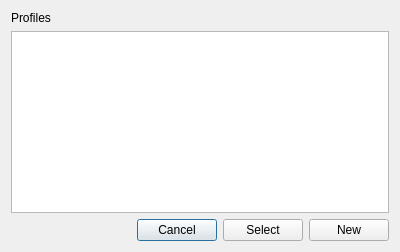
<?xml version="1.0" encoding="UTF-8"?>
<ui version="4.0">
 <class>makeSelDlg</class>
 <widget class="QDialog" name="makeSelDlg">
  <property name="geometry">
   <rect>
    <x>0</x>
    <y>0</y>
    <width>400</width>
    <height>252</height>
   </rect>
  </property>
  <property name="windowTitle">
   <string>Make a selection</string>
  </property>
  <layout class="QVBoxLayout" name="verticalLayout">
   <item>
    <widget class="QLabel" name="label">
     <property name="text">
      <string>Profiles</string>
     </property>
    </widget>
   </item>
   <item>
    <widget class="QTableView" name="dataView"/>
   </item>
   <item>
    <layout class="QHBoxLayout" name="horizontalLayout">
     <property name="bottomMargin">
      <number>0</number>
     </property>
     <item>
      <spacer name="horizontalSpacer">
       <property name="orientation">
        <enum>Qt::Horizontal</enum>
       </property>
       <property name="sizeHint" stdset="0">
        <size>
         <width>40</width>
         <height>20</height>
        </size>
       </property>
      </spacer>
     </item>
     <item>
      <widget class="QPushButton" name="cancelBtn">
       <property name="text">
        <string>Cancel</string>
       </property>
      </widget>
     </item>
     <item>
      <widget class="QPushButton" name="selectBtn">
       <property name="text">
        <string>Select</string>
       </property>
      </widget>
     </item>
     <item>
      <widget class="QPushButton" name="newBtn">
       <property name="text">
        <string>New</string>
       </property>
      </widget>
     </item>
    </layout>
   </item>
  </layout>
 </widget>
 <resources/>
 <connections/>
</ui>
